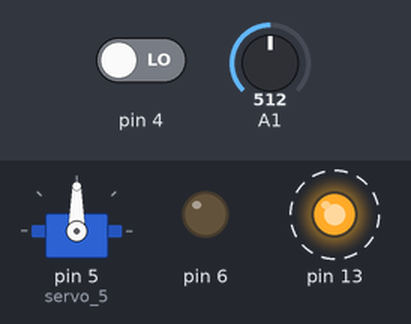
Bench run of a sketch on a simulated Arduino Uno, built with avr-gcc and run on an emulated ATmega328P. Parts: servo, output pins drawn as LEDs (lit = HIGH). Dashed ring = blinking. The test bench sets the inputs (shaded band); at power-on: pin 4 LOW, A1 = 512.

Above: at 4.8 s.
4.9 s: pin 4 driven HIGH
8.4 s: A1 set to 32
11.9 s: A1 set to 27
At 14.9 s:
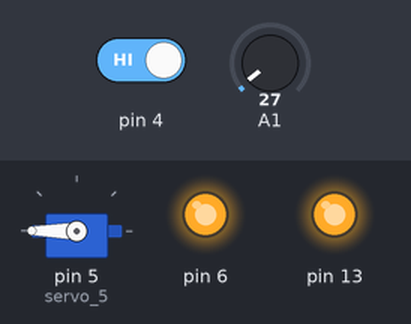
17.6 s: A1 set to 122
At 21.6 s:
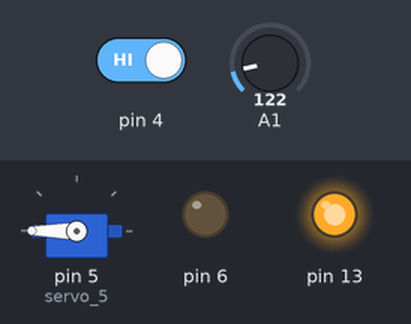
22.3 s: A1 set to 20
At 26.0 s:
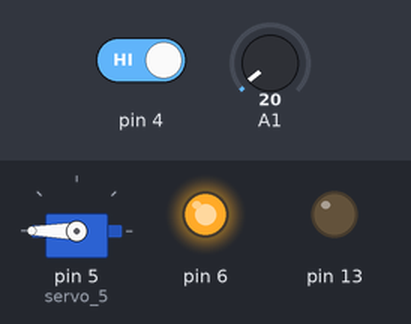
Timing chart, 0 to 26.8 s (numbered marks = the images above; inputs shaded):
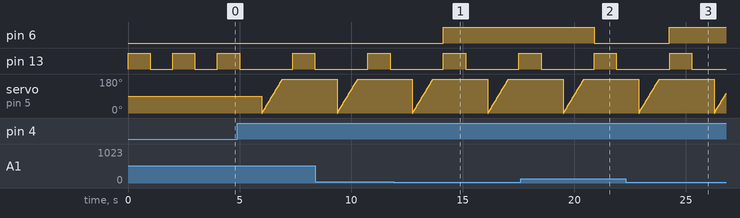

The sketch:

Smart_home.ino
```cpp
/* Author: Github @Ankuraxz
*/
//PIR
int sensorState = 0;
//SERVO
#include <Servo.h>
int pos = 0;
int pos1 =0;
Servo servo_5;
//LDR
int ldr =0;

//
void setup()
{
  pinMode(13, OUTPUT);
  pinMode(4,INPUT);
  servo_5.attach(5);
  pinMode(A1, INPUT);
  pinMode(6,OUTPUT);
  digitalWrite(6,LOW);
}

void loop()
{ sensorState =0;
  ldr =100;
  digitalWrite(13, HIGH);
  delay(1000); // Wait for 1000 millisecond(s)
  digitalWrite(13, LOW);
  delay(1000); // Wait for 1000 millisecond(s)

  // PIR + SERVO (DOOR)
  sensorState = digitalRead(4);
  if (sensorState == HIGH){
    for (pos = 0; pos <= 270; pos += 1) {
    servo_5.write(pos);
    delay(5); // Wait for 15 millisecond(s)
    }
  }
 /*
  else {
    //  Door open
    for (pos1 = pos; pos1 >= 0; pos1 -= 1) {
    // tell servo to go to position in variable 'pos'
    servo_5.write(pos1);
    // wait 15 ms for servo to reach the position
    delay(5); // Wait for 15 millisecond(s)
    }
  }
  */

  // LDR + BULB (Automated Lights)
  ldr = analogRead(A1);
  if (ldr <30){
    digitalWrite(6,HIGH);
    delay(10);
  }
  else{
    digitalWrite(6,LOW);
  }

 //TEMP + FAN MOTOR
  //{}
}
```

Measured:
- the behaviour switches between 30 and 29 on A1 (found by bisection; images 0 and 1)
- after the input at 11.9 s, pin 6: LOW → HIGH after 2.2 s
- after the input at 17.6 s, pin 6: HIGH → LOW after 3.3 s
- after the input at 22.3 s, pin 6: LOW → HIGH after 2.0 s
- by itself, servo on pin 5 (servo_5): ramps from 0° to 180° and jumps back, once every 3.4 s
